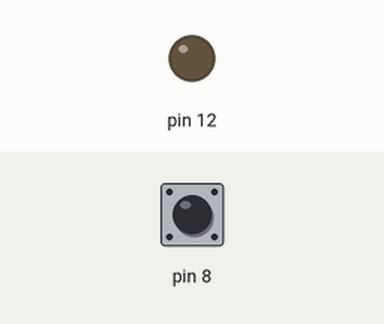
Simulated run of this sketch. Board: Arduino Uno, built with avr-gcc and run on an emulated ATmega328P. Parts: output pins drawn as LEDs (lit = HIGH). The inputs (shaded band) are chosen by the test bench; at power-on: pin 8 HIGH.

Above: at 1.2 s.
1.3 s: pin 8 pulled LOW for 0.15 s
At 2.6 s:
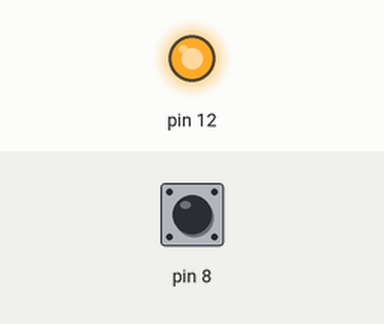
3.0 s: pin 8 pulled LOW for 1 s
At 3.8 s:
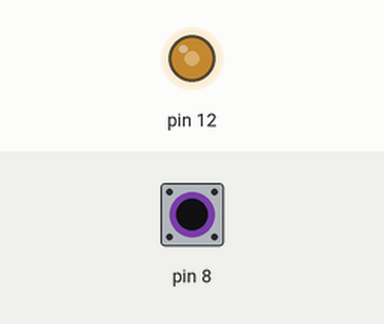
5.5 s: pin 8 pulled LOW for 3.2 s
At 9.5 s:
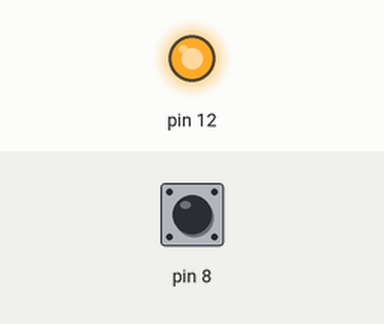
Timing chart, 0 to 11.0 s (numbered marks = the images above; inputs shaded):
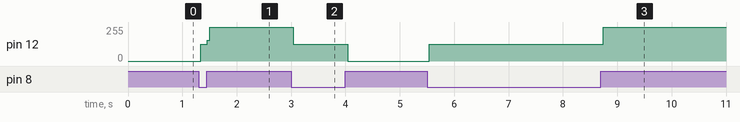

Measured:
- after the input at 1.3 s, pin 12: 0/255 → 124/255 at once, → 255/255 0.12 s later
- after the input at 3.0 s, pin 12: 255/255 → 124/255 at once, → 0/255 1.0 s later
- after the input at 5.5 s, pin 12: 0/255 → 124/255 at once, → 255/255 3.2 s later

The sketch:

read_button.ino
```cpp
#define portb *((volatile byte*) 0x25)
#define pinb *((volatile byte*) 0x23)
#define ddrb *((volatile byte*) 0x24)


void setup() {
  //configuring PB0 as input
  ddrb &= ~(1<<0);
  portb |= (1<<0); //activating internal pull up
  ddrb |= (1<<4);
}

void loop() {
  int status = (pinb & (1<<0)); //status will be 0 if button is pressed.
  // if(!status){
  //   portb |= (1<<4);
  // }
  // else{
  //   portb &= ~(1<<4);
  // }
  if(!status){
    portb ^= (1<<4); // tioggling the portb4 if there is a button press.
  }
}
```
